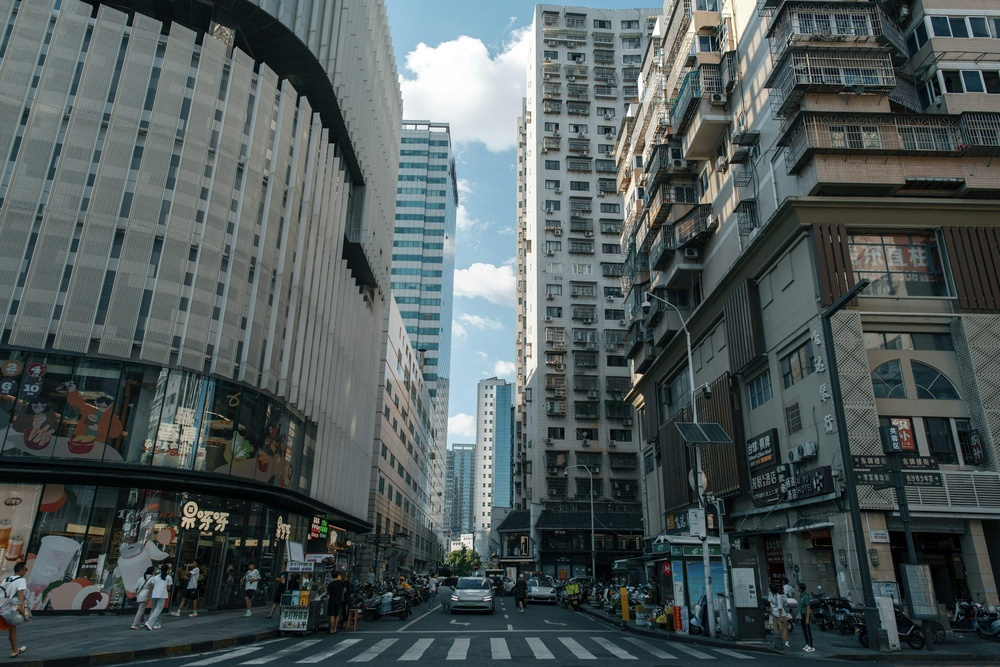
#> input picture CO/CO3/AT-1/CV CO 3 AT 1/image 2.jpg, 1000 x 667 px, shrunk from 3000 x 2002 before the run
$ python experiment5.py
#> lines starting #> are read from the running program, lines starting #| are printed output that depends on the picture; after the words box and inside, x2 and y2 are one past the last pixel; in counts of white or black regions, pixels touching at a corner belong together
import cv2
import matplotlib.pyplot as plt
from tkinter import Tk
from tkinter.filedialog import askopenfilename

# Hide Tkinter window
Tk().withdraw()

# Select image
image_path = askopenfilename(
    title="Select an Image",
    filetypes=[("Image Files","*.jpg *.jpeg *.png *.bmp")]
)
#> the answer given: image 2.jpg

if not image_path:
    print("No image selected.")
    exit()

image = cv2.imread(image_path)
#> image is the input picture: shape (667, 1000, 3); mean B, G, R 89.5, 89.2, 79.3

if image is None:
    print("Unable to load image.")
    exit()

gray = cv2.cvtColor(image, cv2.COLOR_BGR2GRAY)
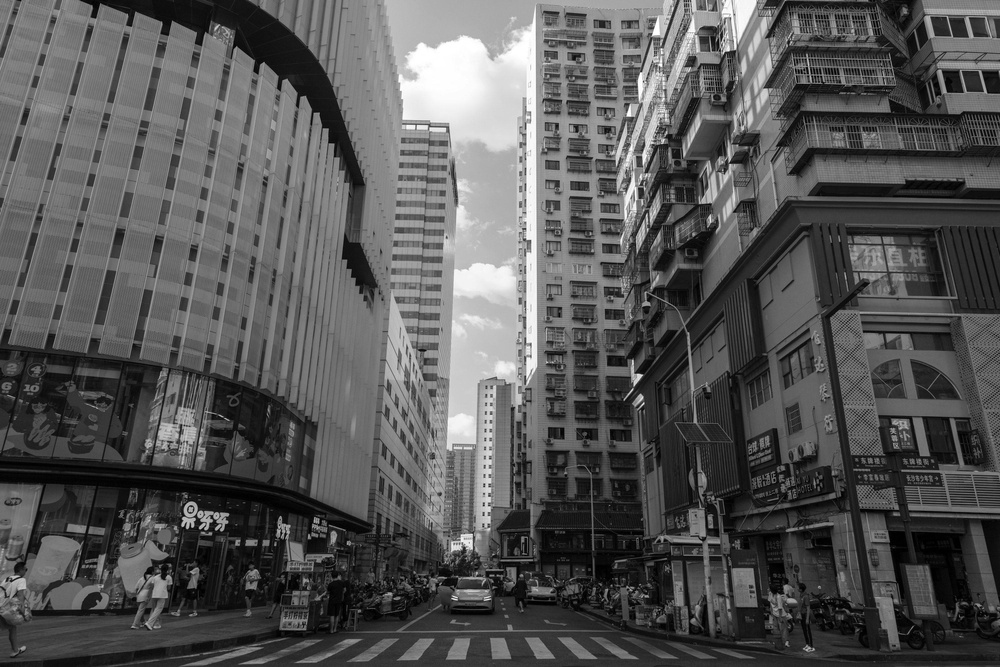
#> gray: shape (667, 1000); min 0, max 255, mean 86.2

# -----------------------------
# Image Preprocessing
# -----------------------------
blur = cv2.GaussianBlur(gray,(5,5),0)

# -----------------------------
# Edge Detection
# -----------------------------
edges = cv2.Canny(blur,100,200)
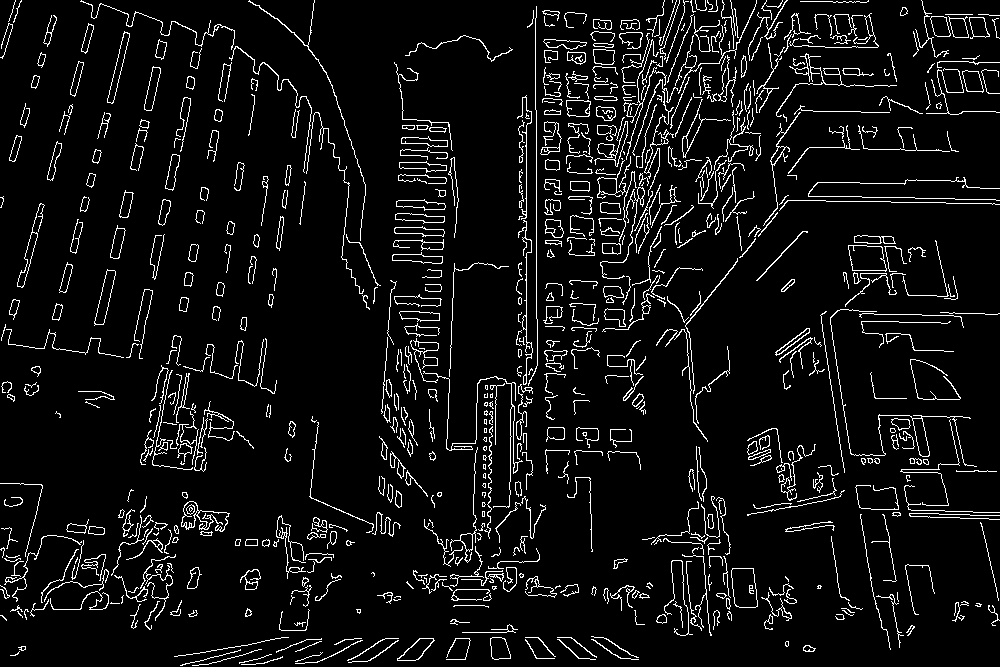
#> edges: shape (667, 1000); 6.6% white in thin lines or dots

# -----------------------------
# Feature Extraction (SIFT)
# -----------------------------
sift = cv2.SIFT_create()

keypoints, descriptors = sift.detectAndCompute(gray,None)
#> keypoints = 5598 keypoints; strongest (x, y, size): (639, 376, 3.7), (637, 378, 6.6), (200, 527, 2.3), (182, 525, 2.2)

feature_image = cv2.drawKeypoints(
    image,
    keypoints,
    None,
    flags=cv2.DRAW_MATCHES_FLAGS_DRAW_RICH_KEYPOINTS
)
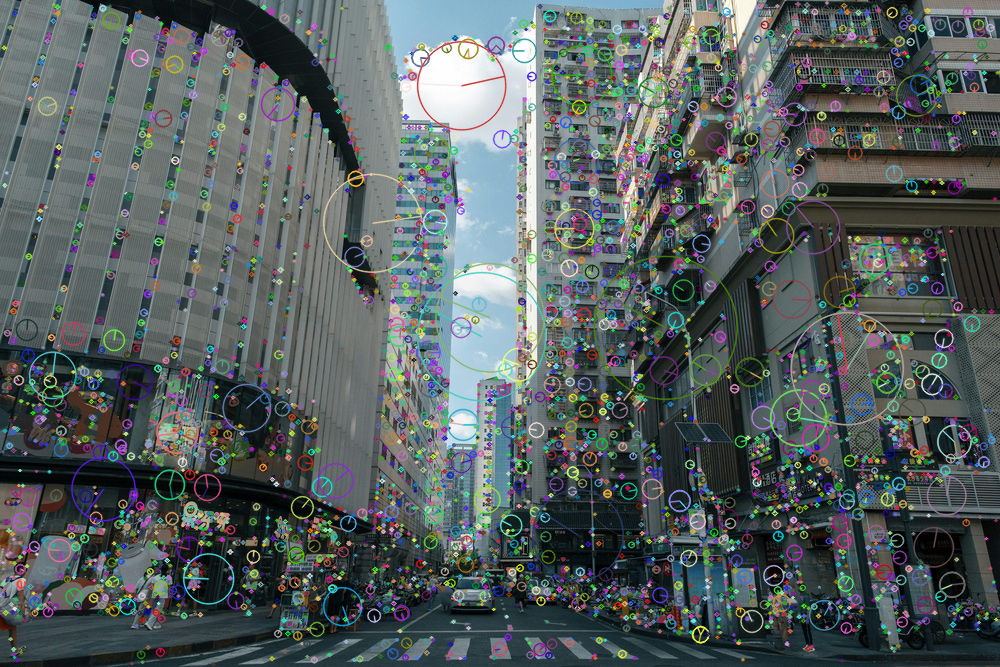
#> feature_image: shape (667, 1000, 3); mean B, G, R 95, 94.8, 85.8

# -----------------------------
# Shape Detection
# -----------------------------
contours, hierarchy = cv2.findContours(
    edges,
    cv2.RETR_EXTERNAL,
    cv2.CHAIN_APPROX_SIMPLE
)
#> contours = 742 contours, 542 with area under 20; largest, box (x1, y1, x2, y2) and area: (731, 568, 758, 608) 873, (848, 245, 887, 272) 820, (94, 269, 116, 326) 508, (107, 31, 130, 104) 438, (397, 638, 435, 661) 406

shape_image = image.copy()

cv2.drawContours(shape_image,contours,-1,(0,255,0),2)
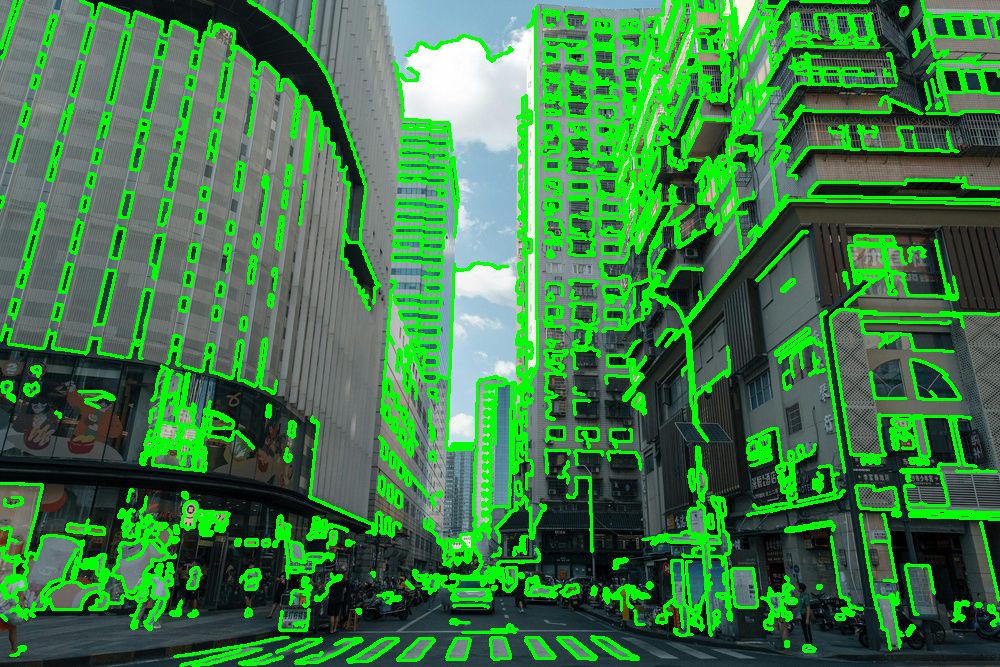
#> shape_image: shape (667, 1000, 3); mean B, G, R 70.2, 121.8, 61.9

# -----------------------------
# Display Results
# -----------------------------
plt.figure(figsize=(16,10))

plt.subplot(2,2,1)
plt.imshow(gray,cmap='gray')
plt.title("Original Image")
plt.axis("off")

plt.subplot(2,2,2)
plt.imshow(edges,cmap='gray')
plt.title("Edge Detection")
plt.axis("off")

plt.subplot(2,2,3)
plt.imshow(cv2.cvtColor(feature_image,cv2.COLOR_BGR2RGB))
plt.title("SIFT Features")
plt.axis("off")

plt.subplot(2,2,4)
plt.imshow(cv2.cvtColor(shape_image,cv2.COLOR_BGR2RGB))
plt.title("Detected Shapes")
plt.axis("off")

plt.tight_layout()
plt.show()
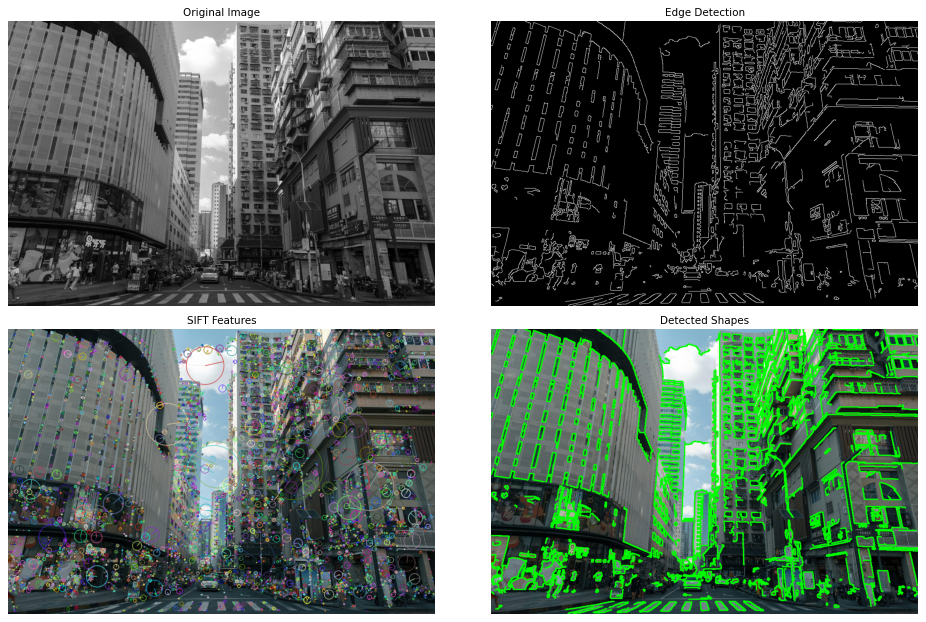
#> figure drawn by matplotlib, 4 panels

print("--------------------------------")
print("Total SIFT Features :", len(keypoints))
#| Total SIFT Features : 5598
print("Total Objects Found :", len(contours))
#| Total Objects Found : 742
print("--------------------------------")

$ run again, on CO/CO3/AT-1/CV CO 3 AT 1/image 4.jpg
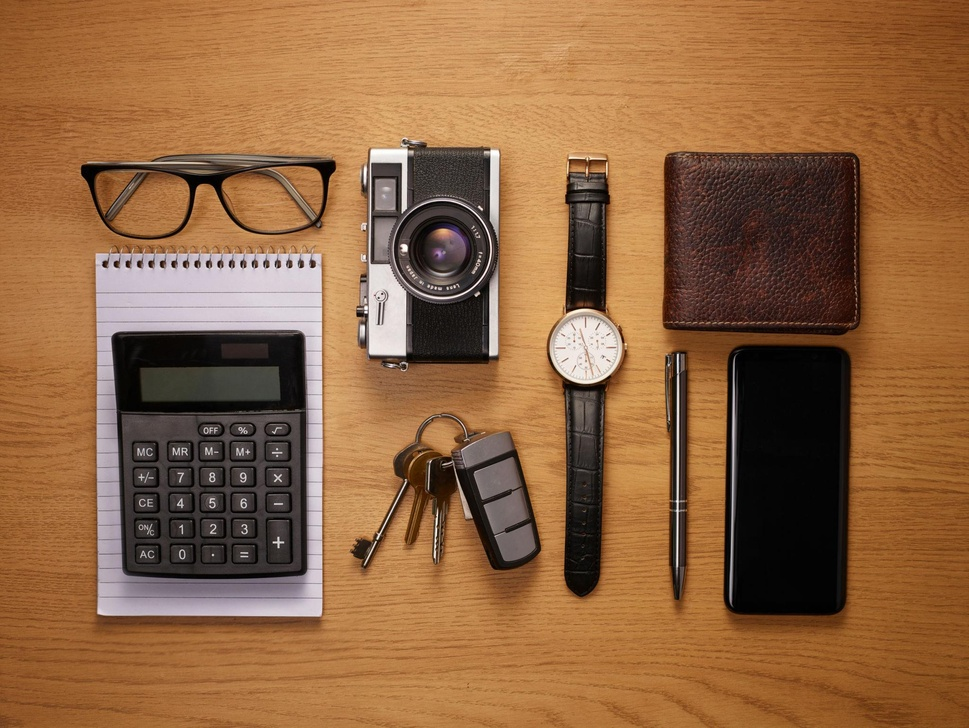
#> input picture CO/CO3/AT-1/CV CO 3 AT 1/image 4.jpg, 969 x 728 px, shrunk from 2048 x 1539 before the run
#> image is the input picture: shape (728, 969, 3); mean B, G, R 64.4, 100.9, 144
#> `edges = cv2.Canny(blur,100,200)`:
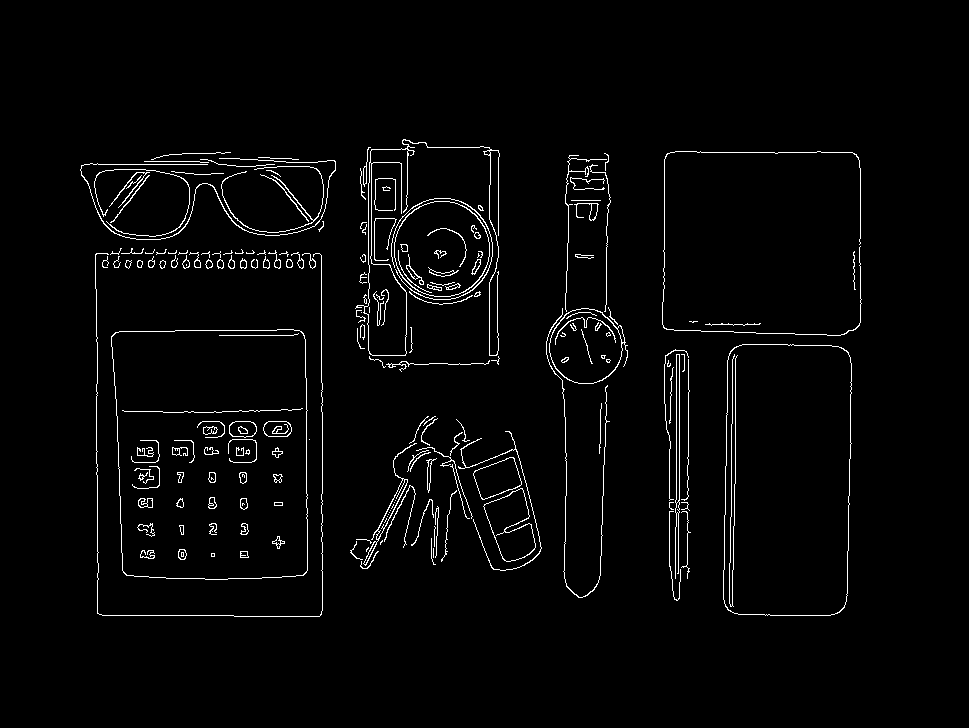
#> edges: shape (728, 969); 2.5% white in thin lines or dots, all inside (x1, y1, x2, y2) = (80, 139, 862, 617)
#> keypoints = 1441 keypoints; strongest (x, y, size): (404, 248, 5), (476, 295, 2.1), (105, 264, 4.3), (174, 264, 4.2)
#> contours = 125 contours, 87 with area under 20; largest, box (x1, y1, x2, y2) and area: (111, 329, 308, 580) 46544, (723, 344, 852, 616) 33133, (394, 201, 490, 297) 7185, (549, 308, 628, 384) 4324, (355, 139, 500, 356) 3526
#> shape_image: shape (728, 969, 3); 6.12% of pixels changed, all inside (x1, y1, x2, y2) = (79, 138, 863, 618)
#> `plt.show()`:
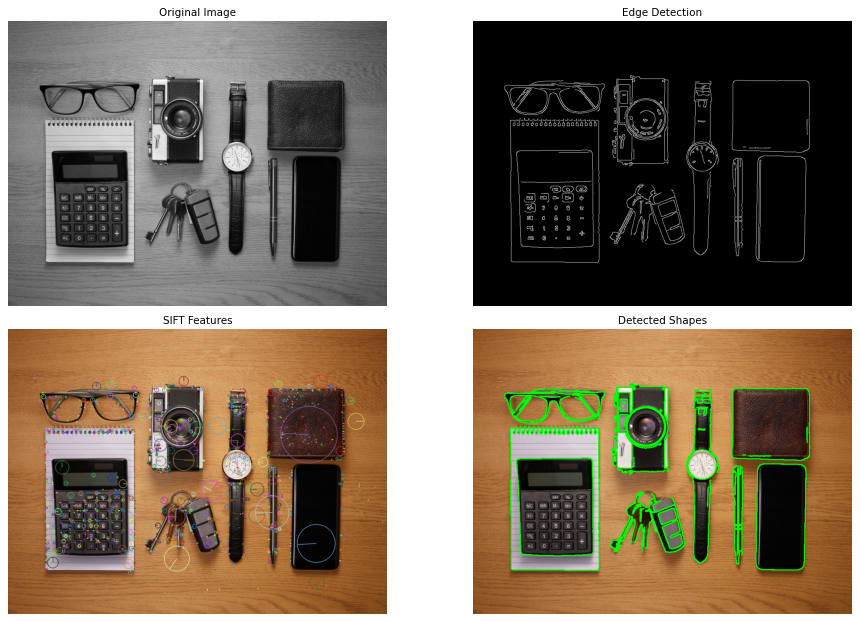
#> figure drawn by matplotlib, 4 panels
#| Total SIFT Features : 1441
#| Total Objects Found : 125
